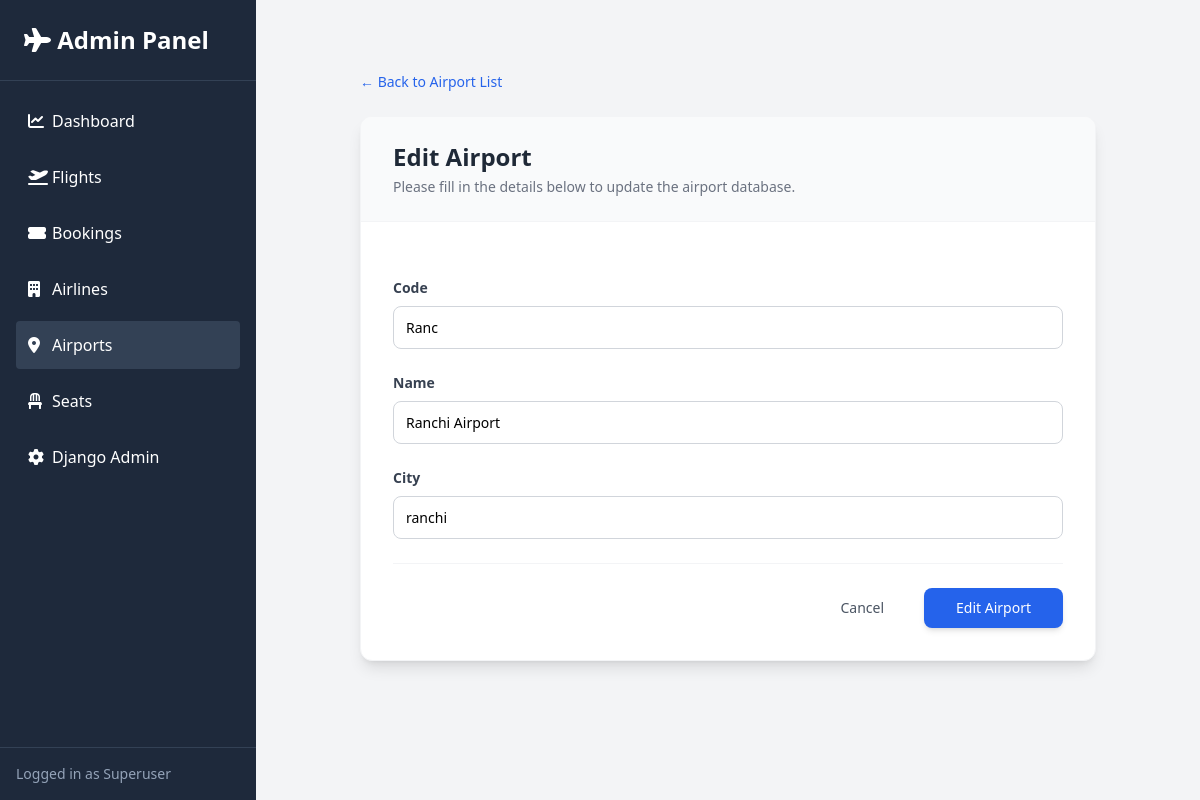
The app's page /admin-panel/admin-dashboard/airports/2/edit/ (signed in) with its own data.
### roombook/models.py (models this page shows, shortened)
class Airport(models.Model):
    code = models.CharField(max_length=5, unique=True)
    name = models.CharField(max_length=100)
    city = models.CharField(max_length=100)

### roombook/admin_views.py (the view)
@user_passes_test(is_superuser)
def airport_edit(request, pk):
    airport = get_object_or_404(Airport, pk=pk)
    if request.method == 'POST':
        form = AirportForm(request.POST, instance=airport)
        if form.is_valid():
            form.save()
            messages.success(request, "Airport updated successfully!")
            return redirect('admin_airport_list')
    else:
        form = AirportForm(instance=airport)
    return render(request, 'admin_dashboard/airport_form.html', {'form': form, 'title': 'Edit Airport'})

### roombook/forms.py
class AirportForm(forms.ModelForm):
    class Meta:
        model = Airport
        fields = ['code', 'name', 'city']

### roombook/admin_views.py (called while the page is built)
def is_superuser(user):
    return user.is_superuser

### roombook/templates/admin_dashboard/airport_form.html (shortened to what this page needs)
{% extends 'admin_dashboard/base.html' %}
{% block content %}
<div class="max-w-3xl mx-auto py-10 px-4">
    <div class="mb-6">
        <a href="{% url 'admin_airport_list' %}" class="text-sm text-blue-600 hover:underline flex items-center">
            ← Back to Airport List
        </a>
    </div>
    <div class="bg-white rounded-xl shadow-lg overflow-hidden border border-gray-100">
        <div class="bg-gray-50 border-b border-gray-100 px-8 py-6">
            <h1 class="text-2xl font-bold text-gray-800">{{ title }}</h1>
            <p class="text-sm text-gray-500 mt-1">Please fill in the details below to update the airport database.</p>
        </div>
        <form method="POST" class="p-8 space-y-6">
            <div class="grid grid-cols-1 gap-y-6">
                {% for field in form %}
                    <div class="flex flex-col">
                        <label for="{{ field.id_for_label }}" class="block text-sm font-semibold text-gray-700 mb-2">
                            {{ field.label }}
                        </label>
                        <div class="relative">
                            {{ field }}
                        </div>
                    </div>
                {% endfor %}
            </div>
            <div class="pt-6 border-t border-gray-100 flex items-center justify-end space-x-4">
                <a href="{% url 'admin_airport_list' %}"
                   class="px-6 py-2.5 rounded-lg text-sm font-medium text-gray-600 hover:bg-gray-100 transition-colors">
                    Cancel
                </a>
                <button type="submit"
                        class="px-8 py-2.5 rounded-lg text-sm font-medium text-white bg-blue-600 hover:bg-blue-700 focus:ring-4 focus:ring-blue-200 transition-all shadow-md">
                    {{ title|default:"Save Changes" }}
                </button>
            </div>
        </form>
    </div>
</div>
{% endblock %}

### roombook/templates/admin_dashboard/airport_form.html (style rules this page uses)
input, select, textarea { width: 100%; padding: 0.625rem 0.75rem; border-radius: 0.5rem; border: 1px solid #d1d5db; transition: all 0.2s; font-size: 0.875rem; }

### records on screen
Airport: form "Ranc" "Ranchi Airport" "ranchi"

### other values on screen
{{ title }} "Edit Airport"
{{ field.label }} "Code" "Name" "City"
{{ title|default:"Save Changes" }} "Edit Airport"
